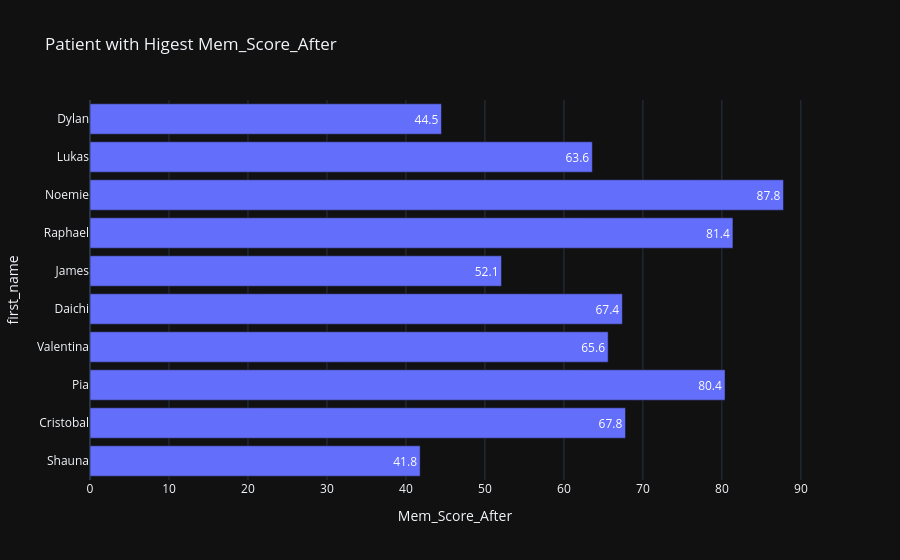

The code cell stored with this chart in its notebook:
### Markdown cell above
The chart highlights the top patients with the highest memory scores before the drug treatment began. Noemie stands out as the strongest performer with a significantly higher baseline score compared to all others, followed by Pia and Raphael. Although the remaining individuals also show above-average memory strength, the gap between Noemie and the rest suggests considerable variation in natural recall ability within the sample. This emphasizes that while the majority of participants started at a similar level, a small group exhibited exceptionally strong memory performance even before any medication or priming effects.

### Code cell
fig = px.bar(cleaned_data.sort_values('age', ascending=False)[:10][::-1], 
             x='Mem_Score_After', y='first_name',
             title='Patient with Higest Mem_Score_After', text='Mem_Score_After', orientation='h')
fig.show()

### Figure 1 — Plotly figure (JSON) as saved in the notebook; plotly's stock layout.template omitted (floating-point values rounded to 4 significant figures)
{"data": [{"hovertemplate": "Mem_Score_After=%{text}<br>first_name=%{y}<extra></extra>", "legendgroup": "", "marker": {"color": "#636efa", "pattern": {"shape": ""}}, "name": "", "orientation": "h", "showlegend": false, "text": [41.8, 67.8, 80.4, 65.6, 67.4, 52.1, 81.4, 87.8, 63.6, 44.5], "textposition": "auto", "type": "bar", "x": [41.8, 67.8, 80.4, 65.6, 67.4, 52.1, 81.4, 87.8, 63.6, 44.5], "xaxis": "x", "y": ["Shauna", "Cristobal", "Pia", "Valentina", "Daichi", "James", "Raphael", "Noemie", "Lukas", "Dylan"], "yaxis": "y"}], "layout": {"barmode": "relative", "legend": {"tracegroupgap": 0}, "title": {"text": "Patient with Higest Mem_Score_After"}, "xaxis": {"anchor": "y", "domain": [0.0, 1.0], "title": {"text": "Mem_Score_After"}}, "yaxis": {"anchor": "x", "domain": [0.0, 1.0], "title": {"text": "first_name"}}}}
